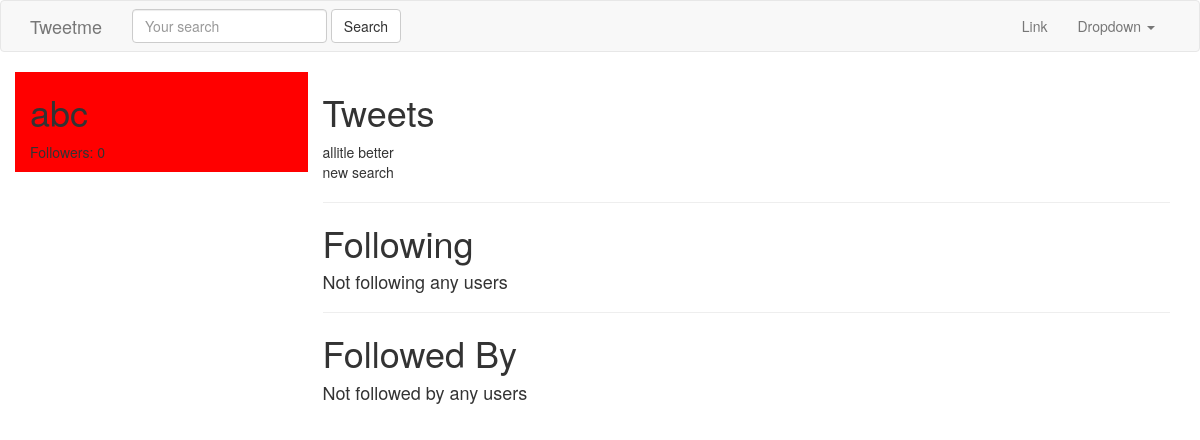
The app's page /abc/, older data.
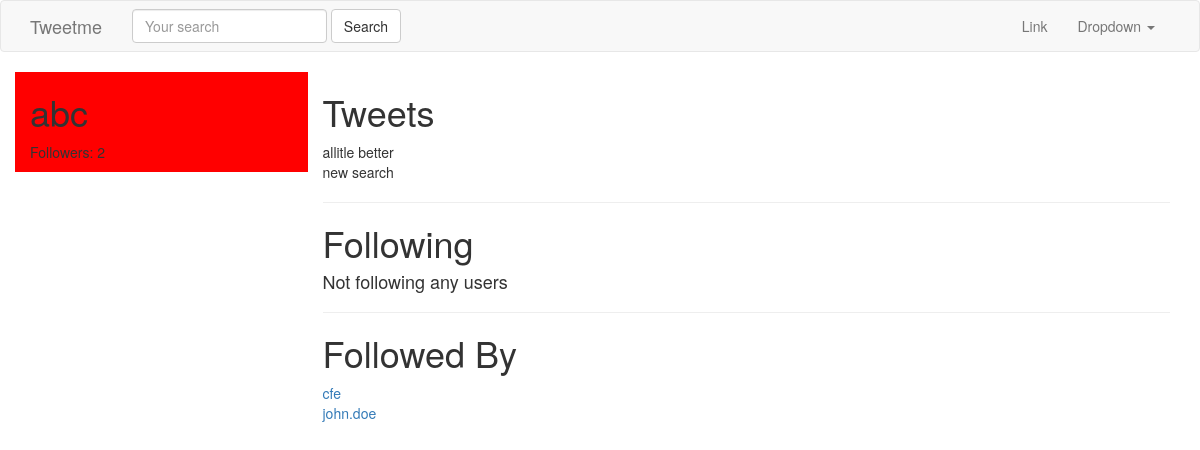
The same page, newer data.
### tweets/models.py (models this page shows, shortened)
class Tweet(models.Model):
    user        = models.ForeignKey(settings.AUTH_USER_MODEL)
    content     = models.CharField(max_length=140, validators=[validate_content])
    updated     = models.DateTimeField(auto_now=True)
    timestamp   = models.DateTimeField(auto_now_add=True)
    def __str__(self):
        return str(self.content)
    class Meta:
        ordering = ['-timestamp']

### accounts/models.py (models this page shows, shortened)
class UserProfile(models.Model):
    user        = models.OneToOneField(settings.AUTH_USER_MODEL, related_name='profile') # user.profile
    following   = models.ManyToManyField(settings.AUTH_USER_MODEL, blank=True, related_name='followed_by')

### accounts/views.py (the view)
# urls.py: url(r'^(?P<username>[\w.@+-]+)/$', UserDetailView.as_view(), name='detail'), # /tweet/1/
class UserDetailView(DetailView):
    template_name = 'accounts/user_detail.html'
    queryset = User.objects.all()
    def get_object(self):
        return get_object_or_404(
                    User,
                    username__iexact=self.kwargs.get("username")
                    )

### accounts/templates/accounts/user_detail.html
{% extends "base.html" %}
{% block content %}
<div class='row'>
    <div class='col-sm-3 col-xs-12' style='background-color:red;'>
        <h1>{{ object.username }} </h1>
        <p>Followers: {{ object.followed_by.count }}</p>
    </div>
    <div class='col-sm-9 col-xs-12'>
         <h1>Tweets</h1>
         {% for tweet in object.tweet_set.all %}
         {{ tweet }}<br/>
         {% endfor %}
         <hr/>
          <h1>Following</h1>
             {% for user in object.profile.following.all %}
             <a href='/{{ user.username }}'>{{ user.username }}</a><br/>
             {% empty %}
             <h4>Not following any users</h4>
             {% endfor %}
          <hr/>
          <h1>Followed By</h1>
             {% for profile in object.followed_by.all %}
             <a href='/{{ profile.user.username }}'>{{ profile.user.username }}</a><br/>
             {% empty %}
             <h4>Not followed by any users</h4>
             {% endfor %}
     </div>
</div>
{% endblock content %}

### templates/base.html (shortened to what this page needs)
{% load static %}
<html lang="en">
  <head>
    <link href="{% static 'css/bootstrap.min.css' %}" rel="stylesheet">
  </head>
  <body>
    {% include "navbar.html" %}
    <div class='container'>
      {% block content %}
      {% endblock content %}
    </div>
  </body>
</html>

### templates/navbar.html (shortened to what this page needs)
<nav class="navbar navbar-default">
  <div class="container">
    <div class="navbar-header">
      <a class="navbar-brand" href="{% url 'home' %}">Tweetme</a>
    </div>
    {% include "tweets/search_form.html" %}
    <div class="collapse navbar-collapse" id="bs-example-navbar-collapse-1">
      <ul class="nav navbar-nav navbar-right">
        <li><a href="#">Link</a></li>
        <li class="dropdown">
          <a href="#" class="dropdown-toggle" data-toggle="dropdown" role="button" aria-haspopup="true" aria-expanded="false">Dropdown <span class="caret"></span></a>
        </li>
      </ul>
    </div>
  </div>
</nav>

### tweets/templates/tweets/search_form.html
 <form id='navbar-search-form' class="navbar-form navbar-left" method='GET' action='{% url "tweet:list" %}'>
        <div class="form-group">
            <input class="form-control" type='text' name='q' placeholder='Your search' value='{{ request.GET.q }}'/>
            </div>
        <input class="btn btn-default" type='submit' value='Search'/>
</form>

Row changes from the older to the newer data that the page shows:
added UserProfile: user.username "cfe"
added UserProfile: user.username "john.doe"
Text that changed along with them:
{{ object.followed_by.count }}: "0" → "2"
text no longer shown: "Not followed by any users"
